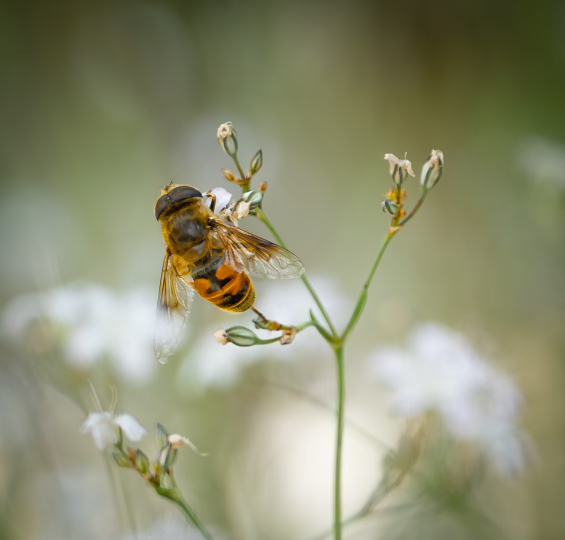
#> input picture CLIP/images/bee.jpg, 1130 x 1080 px (shown at 1/2 size)
$ python -i visual_demo_fixed.py   (imports and definitions only)
#> lines starting #> are read from the running program, lines starting #| are printed output that depends on the picture
"""
visual_demo_fixed.py
CLIP图生文自动提示词生成系统 - 修复版
问题修复：
1. 动画速度减慢，每步间隔增加
2. 输出内容根据图片动态变化
"""

import gradio as gr
import numpy as np
import matplotlib.pyplot as plt
from PIL import Image
import time
from datetime import datetime
import os
import random

# 设置中文字体
plt.rcParams['font.sans-serif'] = ['SimHei', 'Microsoft YaHei', 'DejaVu Sans']
plt.rcParams['axes.unicode_minus'] = False

# 创建必要的文件夹
# [2 lines not run here, left out]


# [445 lines left out: functions create_example_images, analyze_image_content, create_step1_visual, create_step2_visual, create_step3_visual, create_step4_visual and 3 more, not called in this run]


# [26 lines not run here, left out]

>>> import cv2
>>> picture = cv2.imread('../CLIP/images/bee.jpg', cv2.IMREAD_GRAYSCALE)
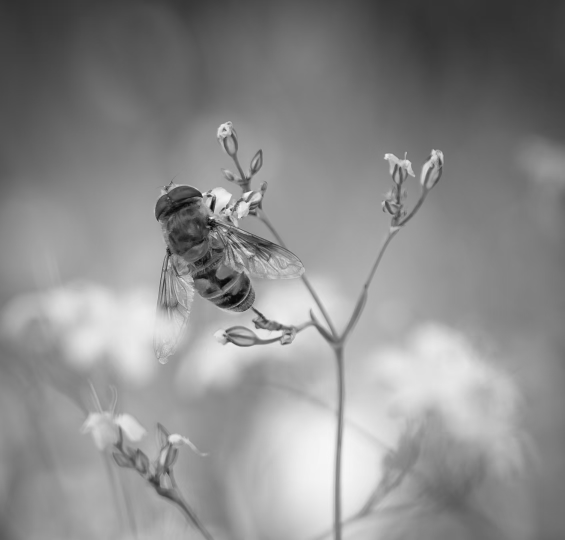
#> picture: shape (1080, 1130) (shown at 1/2 size); min 3, max 247, mean 139.3
#> (the run stopped early here; a loop or call above may not have finished)

$ run again, on CLIP/images/test.jpg
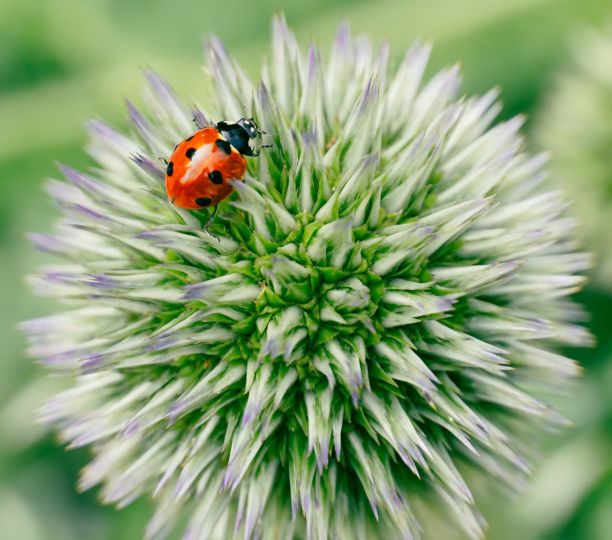
#> input picture CLIP/images/test.jpg, 1223 x 1080 px (shown at 1/2 size)
#> `picture = cv2.imread('../CLIP/images/bee.jpg', cv2.IMREAD_GRAYSCALE)`:
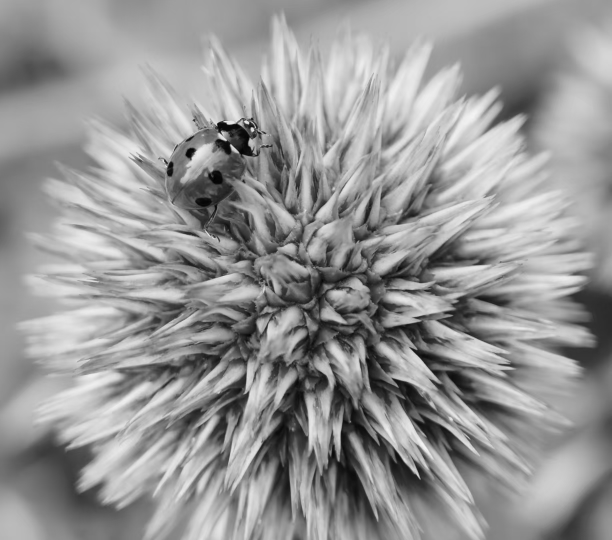
#> picture: shape (1080, 1223) (shown at 1/2 size); min 1, max 247, mean 150

$ run again, on CLIP/images/marathon.jpeg
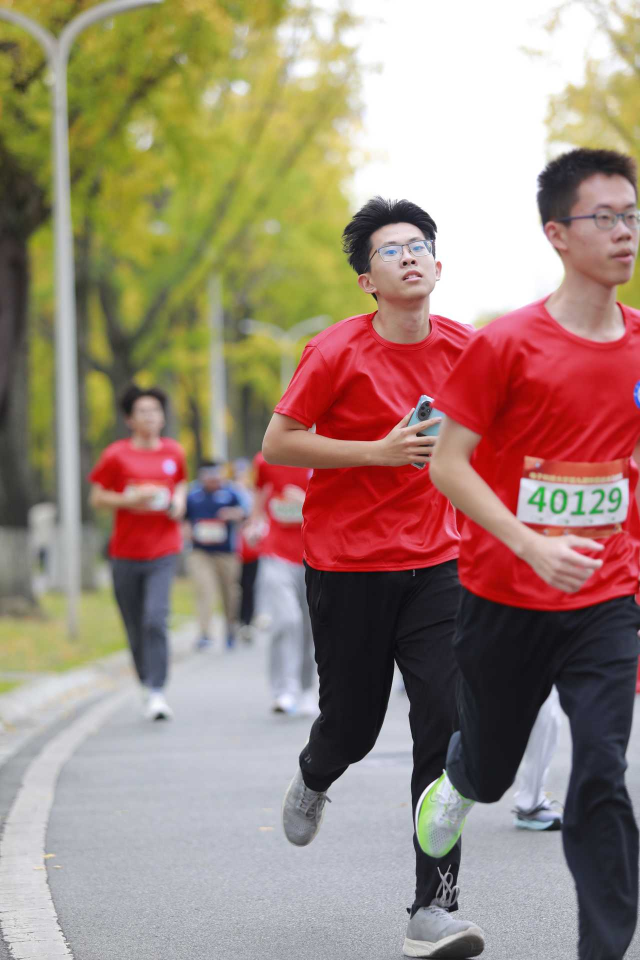
#> input picture CLIP/images/marathon.jpeg, 1280 x 1920 px (shown at 1/2 size)
#> `picture = cv2.imread('../CLIP/images/bee.jpg', cv2.IMREAD_GRAYSCALE)`:
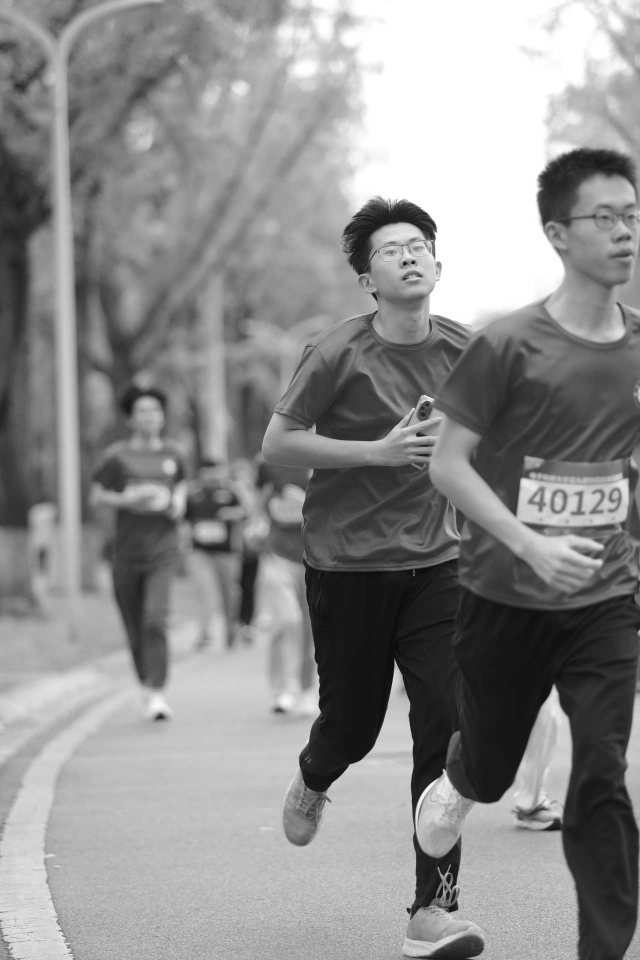
#> picture: shape (1920, 1280) (shown at 1/2 size); min 0, max 255, mean 141.1
